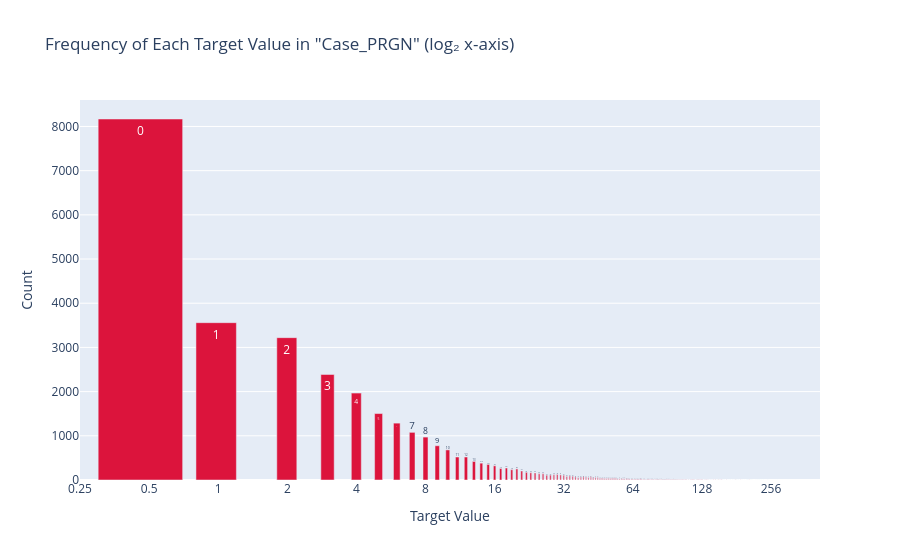

Source (notebook cell):
### Code cell
plot_log2_frequency(dataset, 'Case_PRGN')

### Figure 1 — Plotly figure (JSON) as saved in the notebook; plotly's stock layout.template omitted (floating-point values rounded to 4 significant figures; data arrays with more than 128 entries replaced by an {"elided": "..."} marker saying what was removed)
{"data": [{"hovertemplate": "Value: %{text}<br>Count: %{y}<extra></extra>", "marker": {"color": "crimson"}, "text": {"elided": "217 str values"}, "type": "bar", "x": {"elided": "217 float values"}, "y": {"elided": "217 int values"}}], "layout": {"title": {"text": "Frequency of Each Target Value in \"Case_PRGN\" (log₂ x-axis)"}, "xaxis": {"dtick": 0.301, "title": {"text": "Target Value"}, "type": "log"}, "yaxis": {"title": {"text": "Count"}}}}
